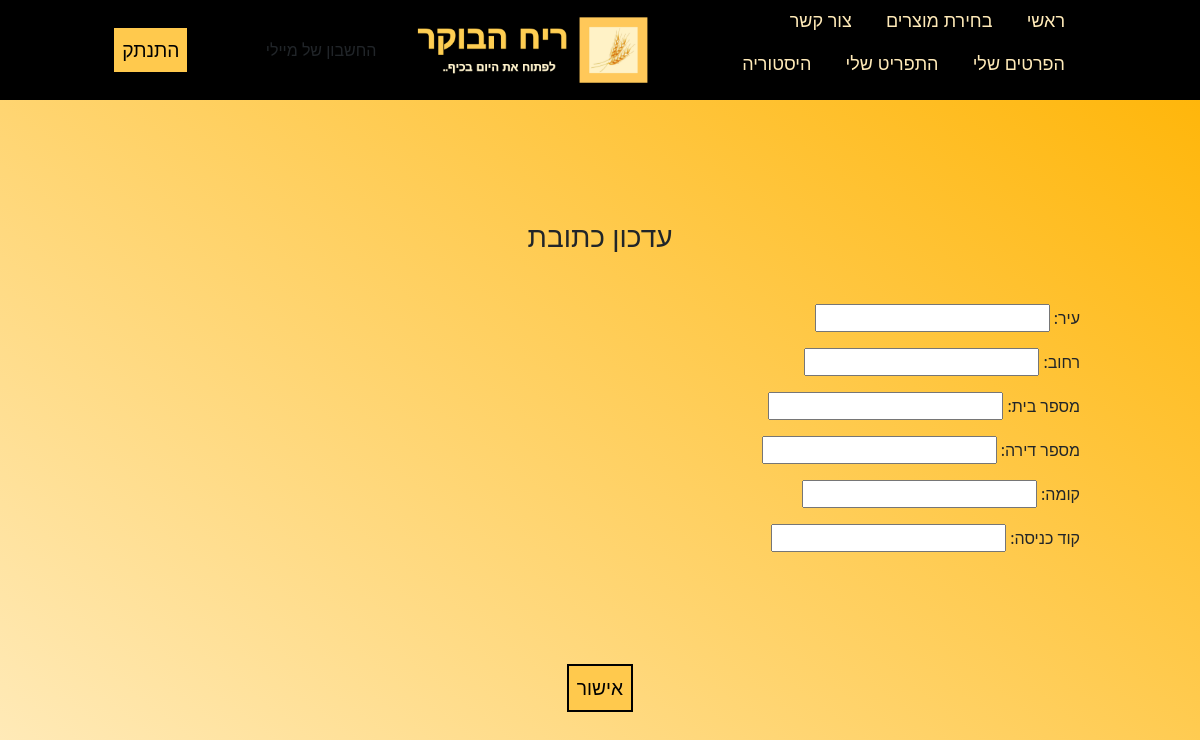
Before: /address/ (signed in) with the older database file.
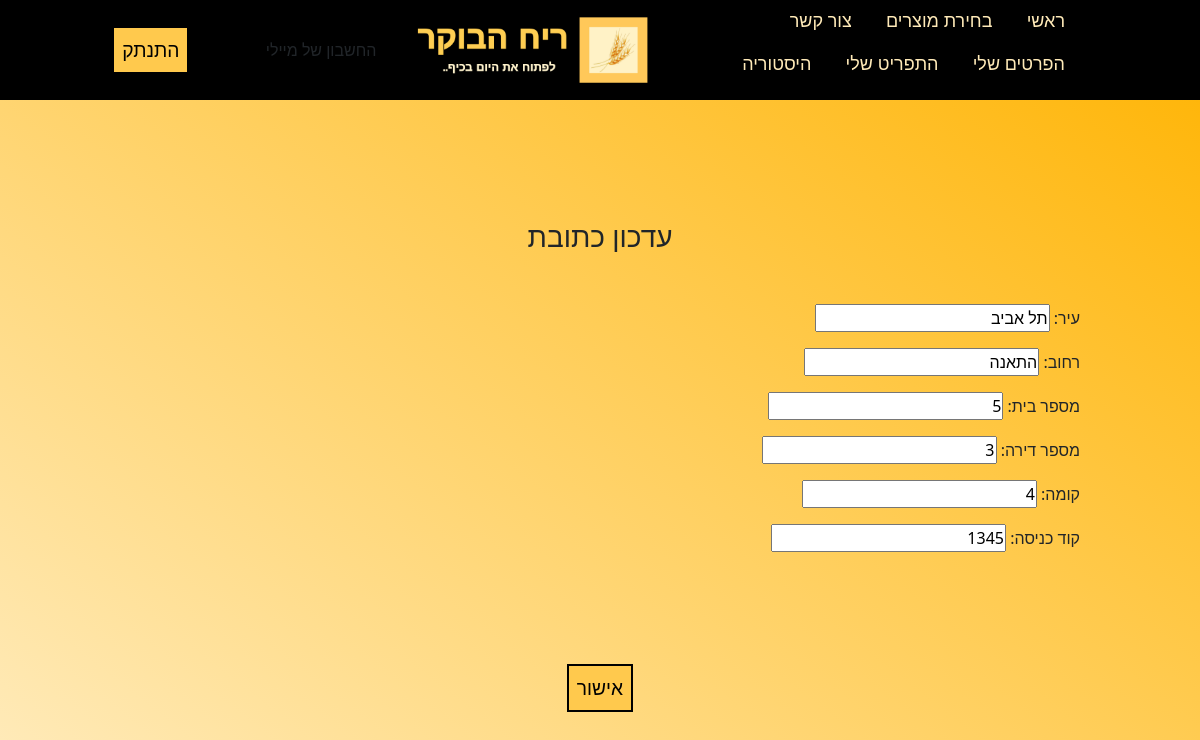
After: the same page with the newer database file.
### invitations/models.py (models this page shows, shortened)
class Address(models.Model):
    user = models.OneToOneField(User, on_delete=models.CASCADE, null=True, blank=True)
    town = models.CharField(max_length=30, verbose_name='עיר')
    street = models.CharField(max_length=50, verbose_name='רחוב')
    house_num = models.IntegerField(verbose_name='מספר בית')
    apt_num = models.IntegerField(verbose_name='מספר דירה')
    level = models.IntegerField(verbose_name='קומה')
    enter = models.IntegerField(blank=True, null=True, verbose_name='קוד כניסה')

### invitations/views.py (the view, shortened to what this page needs)
# urls.py: path('address/', views.address, name='address-update'),
@login_required
def address(request):
    if request.method == 'GET':
        if Address.objects.filter(user=request.user):
            oldAddress = get_object_or_404(Address, user=request.user)
            form = AddressForm(instance=oldAddress)
        else:
            form = AddressForm()
        return render(request, 'invitations/address-update.html', {'form': form})

### invitations/forms.py
class AddressForm(forms.ModelForm):
    town = forms.CharField(label='עיר:')
    street = forms.CharField(label='רחוב:')
    house_num = forms.IntegerField(label='מספר בית:')
    apt_num = forms.IntegerField(label='מספר דירה:')
    level = forms.IntegerField(label='קומה:')
    enter = forms.IntegerField(label='קוד כניסה:', required=False)
    class Meta:
        model = Address
        fields = ['town','street', 'house_num', 'apt_num','level', 'enter']

### invitations/templates/invitations/address-update.html (shortened to what this page needs)
{% extends 'invitations/base.html' %}
{% block content %}
<h3 class="title">עדכון כתובת</h3>
<div class="content-section">
    <form method="POST">
        <fieldset>{{form.as_p}}</fieldset>
        <div class="btn-wrapper">
        <button class="color-btn" type="submit">אישור</button>
        </div>
    </form>
</div>
{% endblock %}

Changed rows visible on the page:
added Address: town "תל אביב", street "התאנה", house_num "5", apt_num "3", level "4", enter "1345"
